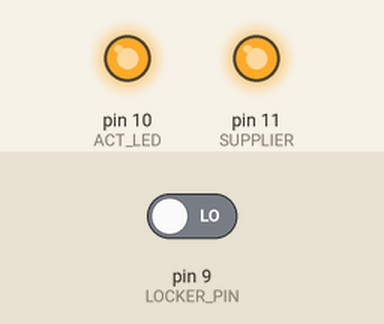
This sketch was run on a simulated Arduino Leonardo, built with avr-gcc and run on an emulated ATmega32U4. Shown: output pins drawn as LEDs (lit = HIGH). Inputs (shaded band) come from the test bench; at power-on: pin 9 (LOCKER_PIN) LOW. USB keyboard and mouse output is not drawn. At 1.5 s the program stops and its outputs stay as they are.

Above: at 1.4 s.
1.5 s: pin 9 (LOCKER_PIN) driven HIGH
At 2.2 s:
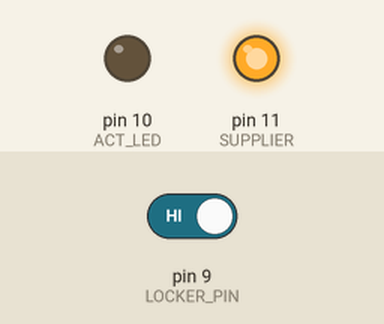
Timing chart, 0 to 3.0 s (numbered marks = the images above; inputs shaded):
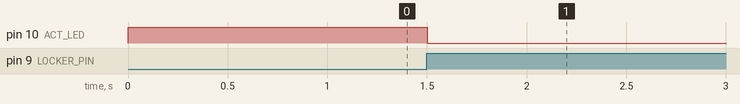

Measured:
- after the input at 1.5 s, pin 10 (ACT_LED): HIGH → LOW at once

The sketch:

Locker_template.ino
```cpp
/*this template is designed to lock the program in the chip unless
 *you activated it. By doing this, you may be able to reprogram the
 *chip when the program in the chip is disasterous for your computer
 */

#define LOCKER_PIN 9 //the pin to activate the program locked(HIGH)
#define ACT_LED 10 //the led to turn on when activated(LOW->on)
#define SUPPLIER 11 //the pin to supply the high voltage

#include "Keyboard.h"

void setup(){
  preSet();
}

void loop(){
  if(digitalRead(LOCKER_PIN)){
    mainSetup();
    while(1){
      mainLoop();
    }
  }
}

void preSet(){
  pinMode(ACT_LED,OUTPUT);
  pinMode(SUPPLIER,OUTPUT);
  pinMode(LOCKER_PIN,INPUT);
  digitalWrite(SUPPLIER,HIGH);
  lightOff(); //used packed command to clear your thinking
  delay(200); //wait till the stable stage
}

void lightOn(){
  digitalWrite(ACT_LED,LOW);
}

void lightOff(){
  digitalWrite(ACT_LED,HIGH);
}

void mainSetup(){
  //put your code that run once when activated
  Keyboard.begin();
  lightOn();
}

void mainLoop(){
  //put your code that run repeatedly when activated

}
```
